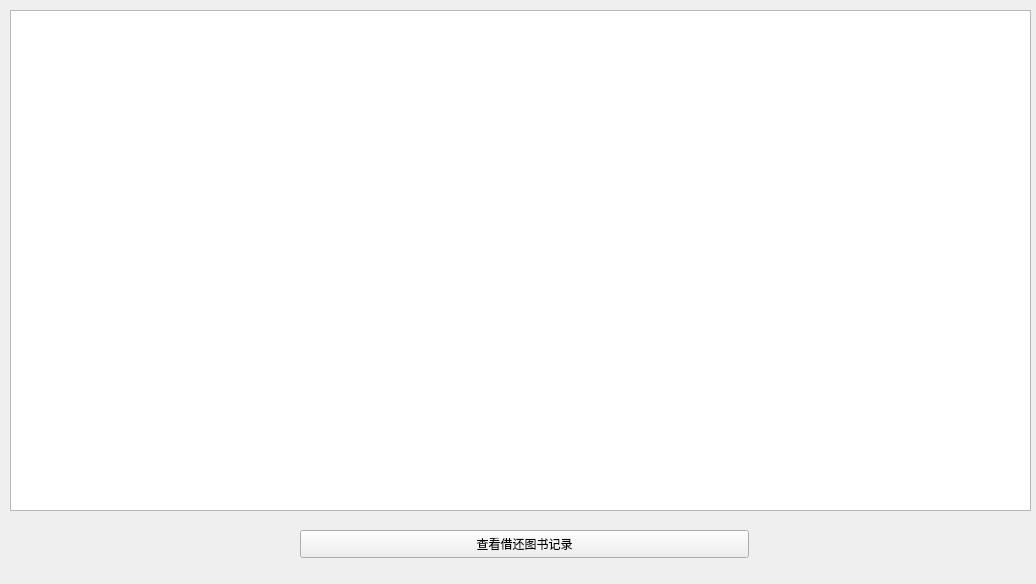
<?xml version="1.0" encoding="UTF-8"?>
<ui version="4.0">
 <class>ViewRecord</class>
 <widget class="QWidget" name="ViewRecord">
  <property name="geometry">
   <rect>
    <x>0</x>
    <y>0</y>
    <width>1036</width>
    <height>584</height>
   </rect>
  </property>
  <property name="windowTitle">
   <string>Form</string>
  </property>
  <widget class="QTableView" name="tableView">
   <property name="geometry">
    <rect>
     <x>10</x>
     <y>10</y>
     <width>1021</width>
     <height>501</height>
    </rect>
   </property>
  </widget>
  <widget class="QPushButton" name="borrowbtn">
   <property name="geometry">
    <rect>
     <x>300</x>
     <y>530</y>
     <width>449</width>
     <height>28</height>
    </rect>
   </property>
   <property name="text">
    <string>查看借还图书记录</string>
   </property>
  </widget>
 </widget>
 <resources/>
 <connections/>
</ui>
